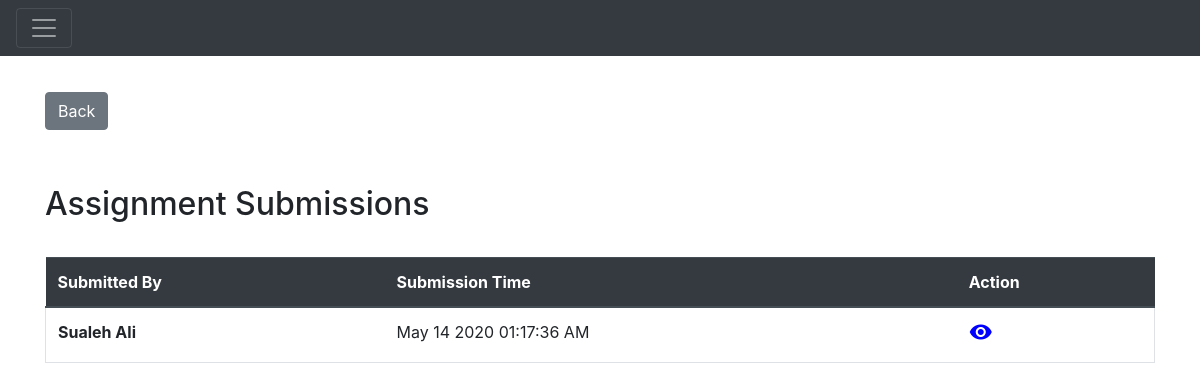
Before: /assignmentSubmission/1 (signed in) with the older database file.
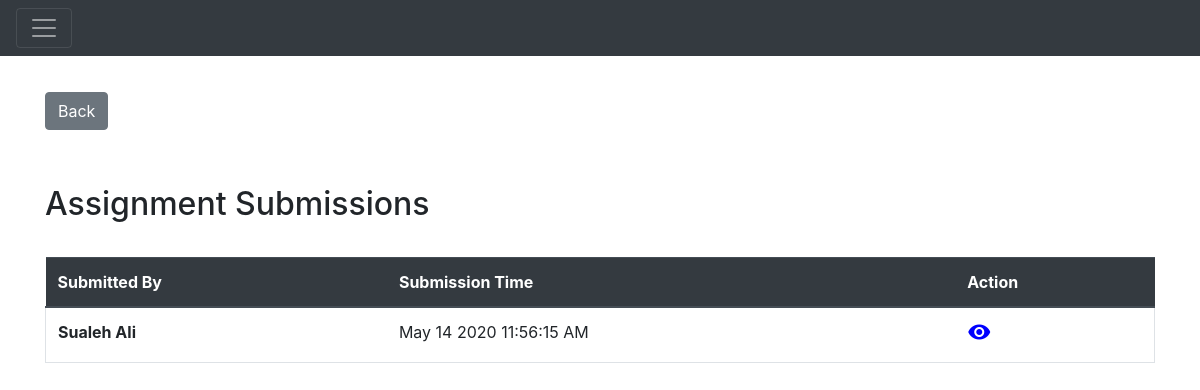
After: the same page with the newer database file.
### Application/models.py (models this page shows)
class AssignmentSubmission(db.Model):
    __tablename__ = "assignment_submissions"
    assignmentSubmissionId = db.Column(
        db.Integer,
        primary_key=True,
        autoincrement=True
    )
    submissionTime = db.Column(db.DateTime, default=datetime.datetime.utcnow())
    assignmentId = db.Column(db.Integer, db.ForeignKey('assignments.assignmentId'))
    assignment = relationship("Assignment")
    assignmentGrade = db.Column(db.String(20))
    userId = db.Column(db.Integer, db.ForeignKey('users.userId'))
    user = relationship("User")
    comment = db.Column(db.String(500))
    gradeReceived = db.Column(
        db.String(10)
    )

class User(db.Model):
    __tablename__ = "users"
    userId = db.Column(
        db.Integer,
        primary_key=True,
        autoincrement=True
    )
    name = db.Column(
        db.String(100),
        index=True,
        nullable=False,
    )
    email = db.Column(
        db.String(80),
        index=True,
        unique=True,
        nullable=False
    )
    password = db.Column(
        db.String(255)
    )
    userRole = db.Column(Enum(UserRole))
    orgId = db.Column(db.Integer, db.ForeignKey('organizations.orgId'))
    organization = relationship("Organization")

### Application/assignment_submissions.py (the view)
@app.route('/assignmentSubmission/<id>')
@authenticate
def assignmentSubmission(id):
    assignmentId = escape(id)
    result = models.Assignment.query.filter_by(assignmentId=assignmentId).first()
    enrollments = result.course.enrollments
    enrollmentRole = [e for e in enrollments if e.userId == session['id']][0].enrollmentRole
    print(enrollmentRole)
    isTeacher = (enrollmentRole == models.EnrollmentRole.Teacher)
    submissions = []
    if enrollmentRole == models.EnrollmentRole.Teacher:
        submissions = models.db.session.query(models.AssignmentSubmission)\
            .filter(models.AssignmentSubmission.assignmentId == assignmentId)\
            .all()
    else:
        submissions = models.db.session.query(models.AssignmentSubmission) \
            .filter(models.AssignmentSubmission.assignmentId == assignmentId) \
            .filter(models.AssignmentSubmission.userId == session['id']) \
            .all()
    return render_template('assignment_submission.html', submissions=submissions,
                           enrollmentRole=enrollmentRole, isTeacher=isTeacher, assignmentId=id)

### Application/templates/assignment_submission.html (shortened to what this page needs)
{% extends 'main.html' %}
{% block head %}
{{ super() }}
{% endblock %}
{% block body %}
{{ super() }}
<div class="container" style="margin-top:3%;">
    <a class="btn btn-secondary" href={{url_for('getAssignmentDetailById' ,id=assignmentId) }}>Back</a>
    <div class="page-header" style="margin: 2% 0%; padding: 3% 0% 0% 0%;">
        <h2>Assignment Submissions</h2>
    </div>
        <table class="table" style="margin-top: 3%">
        <thead class="thead-dark">
        <tr>
            <th scope="col">Submitted By</th>
            <th scope="col">Submission Time</th>
            <th scope="col">Action</th>
        </tr>
        </thead>
        <tbody>
        {% for submission in submissions %}
        <tr class="border">
            <th scope="row">{{submission.user.name}}</th>
            <td>{{submission.submissionTime.strftime("%b %d %Y %r")}}</td>
            <td><a href={{ url_for('assignmentSubmissionDetail',id=submission.assignmentSubmissionId) }}
                           >
                <i class="material-icons md-48" style="color:blue;">visibility</i>
                </a>
            </td>
        </tr>
        {% endfor %}
        </tbody>
        </table>
</div>
{% endblock %}

Changed rows visible on the page:
changed AssignmentSubmission "Sualeh Ali": submissionTime "May 14 2020 01:17:36 AM" → "May 14 2020 11:56:15 AM"
